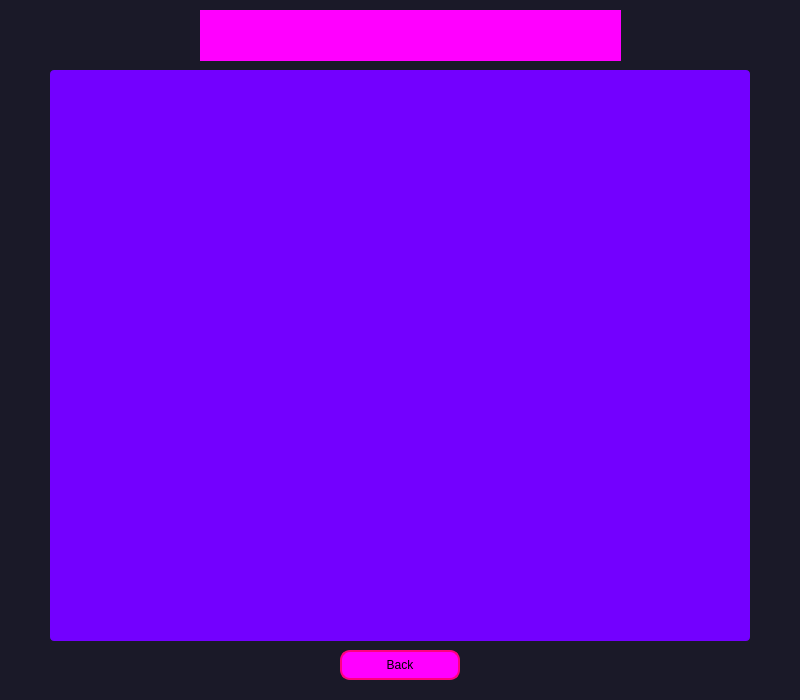
<?xml version="1.0" encoding="UTF-8"?>
<ui version="4.0">
 <class>home</class>
 <widget class="QDialog" name="home">
  <property name="geometry">
   <rect>
    <x>0</x>
    <y>0</y>
    <width>800</width>
    <height>700</height>
   </rect>
  </property>
  <property name="windowTitle">
   <string>Dialog</string>
  </property>
  <property name="styleSheet">
   <string notr="true">background-color: rgb(26, 25, 40);</string>
  </property>
  <widget class="QListWidget" name="listWidget">
   <property name="geometry">
    <rect>
     <x>50</x>
     <y>70</y>
     <width>700</width>
     <height>571</height>
    </rect>
   </property>
   <property name="styleSheet">
    <string notr="true">background-color: rgb(115, 0, 255);
selection-background-color: rgb(255, 0, 255);
border-color: rgb(0, 0, 127);
border-radius:4px;
selection-color: rgb(255, 0, 255);</string>
   </property>
  </widget>
  <widget class="QLabel" name="label">
   <property name="geometry">
    <rect>
     <x>200</x>
     <y>10</y>
     <width>421</width>
     <height>51</height>
    </rect>
   </property>
   <property name="font">
    <font>
     <family>Unispace</family>
     <pointsize>18</pointsize>
     <italic>false</italic>
     <bold>true</bold>
    </font>
   </property>
   <property name="styleSheet">
    <string notr="true">font: 700 18pt &quot;Unispace&quot;;
background-color: rgb(255, 0, 255);</string>
   </property>
   <property name="text">
    <string/>
   </property>
   <property name="alignment">
    <set>Qt::AlignmentFlag::AlignCenter</set>
   </property>
  </widget>
  <widget class="QPushButton" name="back">
   <property name="geometry">
    <rect>
     <x>340</x>
     <y>650</y>
     <width>120</width>
     <height>30</height>
    </rect>
   </property>
   <property name="styleSheet">
    <string notr="true">background-color: rgb(255, 0, 255);
border: 2px solid;
Border-radius: 10px;
border-color: rgb(255, 0, 127);
font: 700 12pt &quot;Unispace&quot;;</string>
   </property>
   <property name="text">
    <string>Back</string>
   </property>
  </widget>
 </widget>
 <resources/>
 <connections/>
</ui>
